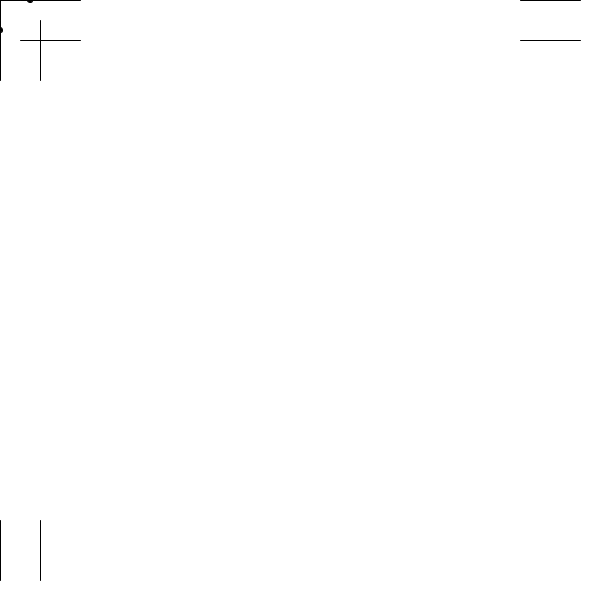
Frame 1 (no input)
Frame 60 (the mouse pressed at the canvas centre just before this capture): identical to frame 1, image omitted
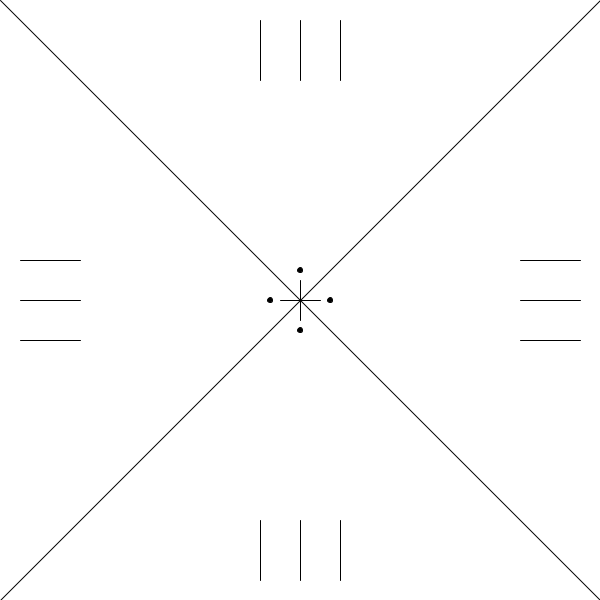
Frame 120 (the mouse held since frame 60 and released just before this capture)

The Processing sketch that drew these frames (run headless with seeded random() and noise(); from frame 60 on, the mouse is pressed at the canvas centre):

// Processing sketch: processing_69230
// ── processing_69230.pde

void setup()
{
  size(600, 600);
}

void draw()
{
  background(255);
  fill(0);
  line(mouseX, mouseY + 20, mouseX, mouseY - 20);
  line(mouseX + 20, mouseY, mouseX - 20, mouseY);

  ellipse(mouseX + 30, mouseY, 5, 5);
  ellipse(mouseX - 30, mouseY, 5, 5);
  ellipse(mouseX, mouseY + 30, 5, 5);
  ellipse(mouseX, mouseY - 30, 5, 5);

  line(mouseX, 20, pmouseX, 80);
  line(mouseX + 40, 20, pmouseX + 40, 80);
  line(mouseX - 40, 20, pmouseX - 40, 80);

  line(mouseX, 580, pmouseX, 520);
  line(mouseX + 40, 580, pmouseX + 40, 520);
  line(mouseX - 40, 580, pmouseX - 40, 520);

  line(20, mouseY, 80, pmouseY);
  line(20, mouseY + 40, 80, pmouseY + 40);
  line(20, mouseY - 40, 80, pmouseY - 40);

  line(580, mouseY, 520, pmouseY);
  line(580, mouseY + 40, 520, pmouseY + 40);
  line(580, mouseY - 40, 520, pmouseY - 40);

  if (mousePressed)
  {
    line(mouseX, mouseY, 0, 0);
    line(mouseX, mouseY, 0, 600);
    line(mouseX, mouseY, 600, 0);
    line(mouseX, mouseY, 600, 600);
  }
}
